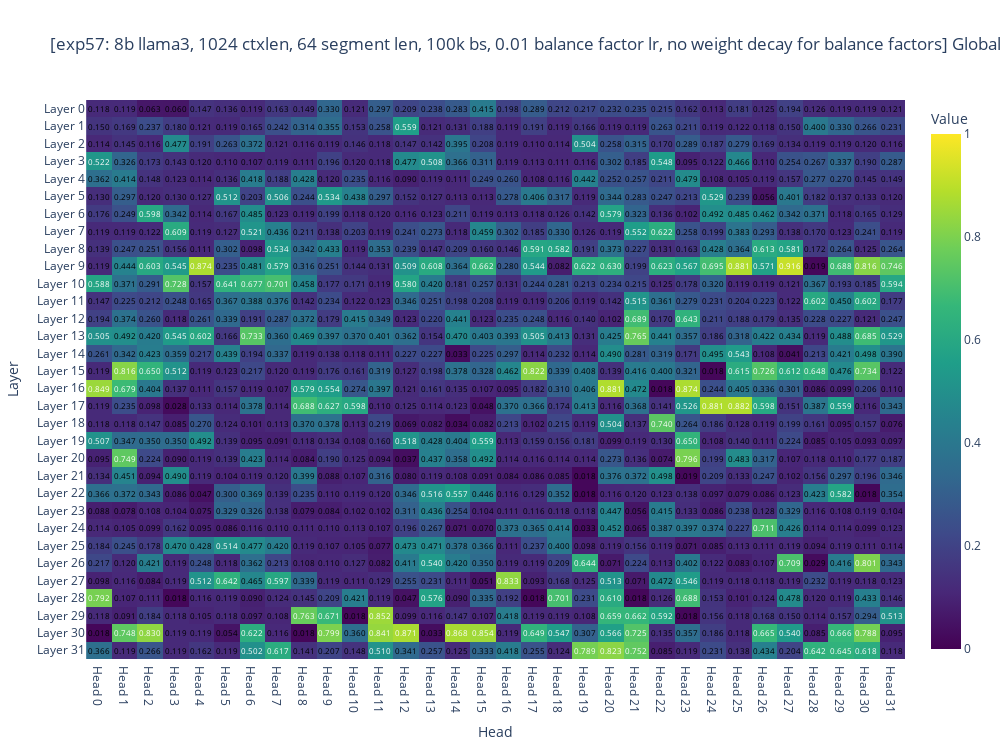

The notebook cell this image was saved under:
### Code cell
import plotly.graph_objects as go
import torch
import torch.nn.functional as F
import numpy as np

# Assuming merged_tensors, num_layers, and num_heads are already defined

# Create a 2D array of values
values = np.zeros((num_layers, num_heads))
for layer in range(num_layers):
    for head in range(num_heads):
        values[layer, head] = global_weights[layer, head].item()

# Create the heatmap
fig = go.Figure(data=go.Heatmap(
    z=values,
    x=[f'Head {i}' for i in range(num_heads)],
    y=[f'Layer {i}' for i in range(num_layers)],
    hoverongaps = False,
    colorscale='Viridis',
    colorbar=dict(title='Value'),
    zmin=0,
    zmax=1
))

# Add text annotations
for layer in range(num_layers):
    for head in range(num_heads):
        value = values[layer, head]
        fig.add_annotation(
            x=head,
            y=layer,
            text=f'{value:.3f}',
            showarrow=False,
            font=dict(
                color='white' if value > 0.5 else 'black',
                size=8
            )
        )

# Update layout
fig.update_layout(
    title=f"[{ckp_name}] Global Weights Across Layers and Heads",
    xaxis_title='Head',
    yaxis_title='Layer',
    width=1000,
    height=750,
    yaxis=dict(autorange='reversed')  # To have layer 0 at the top
)

# Show the plot
fig.show()
